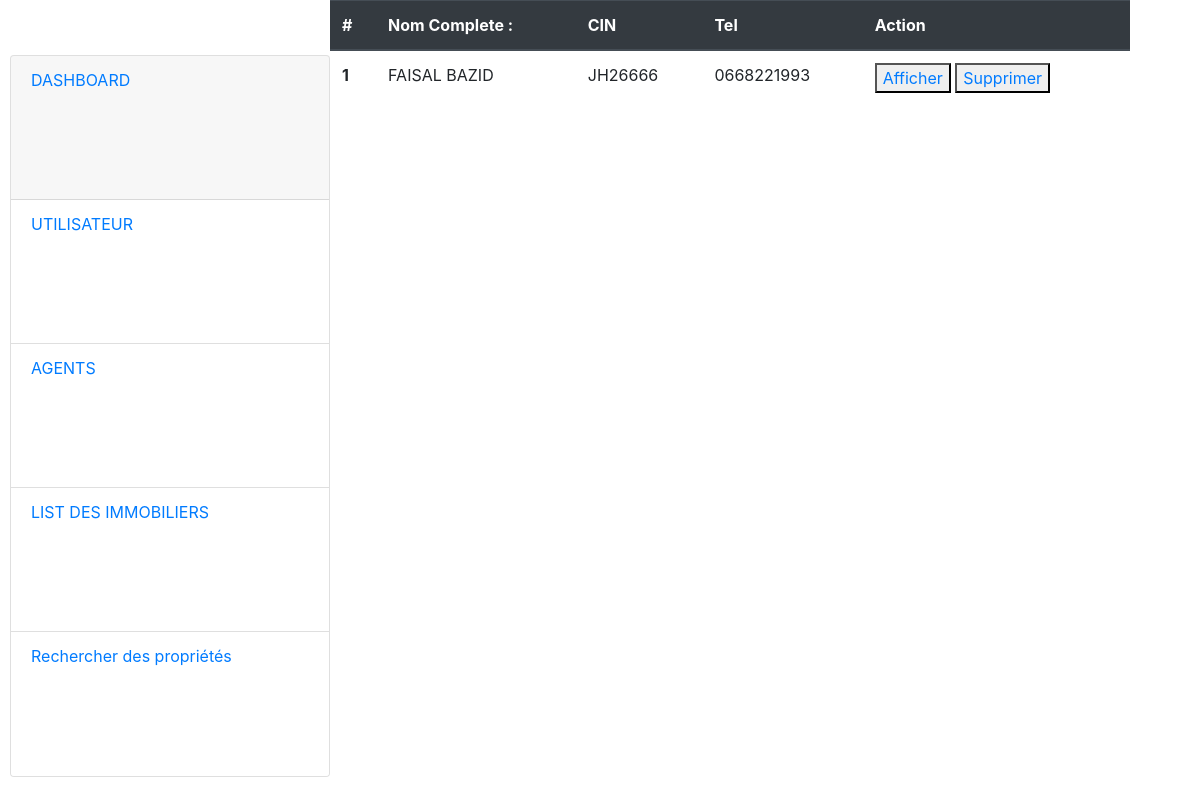
/admin/manage-agent.php (signed in), run on the app's committed database.
### tables this page shows
CREATE TABLE `personne` (
  `id_per` int(11) NOT NULL,
  `cin` varchar(9) NOT NULL,
  `nom` varchar(20) NOT NULL,
  `email` varchar(255) NOT NULL,
  `mdp` char(60) NOT NULL,
  `tel` varchar(20) NOT NULL,
  `adress` varchar(255) NOT NULL,
  `type_per` int(5) DEFAULT NULL
);

### admin/manage-agent.php (the view, shortened to what this page needs)
<?php
include('../includes/dbconnection.php');
if (strlen($_SESSION['s_admin']==0)) {
  header('location:logout.php');
  } else{
?>
<!DOCTYPE html>
<html lang="en">
<head>
    <?php include_once('dashboard.php');?>
</head>
<body>
<table class="table">
  <thead class="thead-dark">
    <tr>
      <th scope="col">#</th>
      <th scope="col">Nom Complete :</th>
      <th scope="col">CIN</th>
      <th scope="col">Tel</th>
      <th scope="col">Action</th>
    </tr>
  </thead>
  <tbody>
  <?php
$ret=mysqli_query($con,"select * from personne where type_per='2'");
$cnt=1;
while ($row=mysqli_fetch_array($ret)) {
?>
    <tr>
      <th scope="row"><?php echo $cnt;?></th>
      <td><?php  echo $row['nom'];?></td>
      <td><?php  echo $row['cin'];?></td>
      <td><?php  echo $row['tel'];?></td>
      <td>
        <button><a href="view-utilisateur.php?voirid=<?php echo $row['id_per'];?>">Afficher<a></button>
        <button><a href="sup-utilisateur.php?supid=<?php echo $row['id_per'];?>">Supprimer<a></button>
      </td>
    </tr>
    <?php
$cnt=$cnt+1;
}?>
  </tbody>
</table>
</body>
</html>
<?php }  ?>

### admin/dashboard.php (style rules this page uses)
:root { --color-white: #F2F2F2 ; --color-orange: #F2B66D ; --color-blue: #4843D9; --color-blue2: #2D1859; --color-pink:#F25764 ; }
body { display:flex; }

### admin/manage-agent.php (style rules this page uses)
.table { width:800px; }

### data on the page
personne: nom "FAISAL BAZID", cin "JH26666", tel "0668221993"
